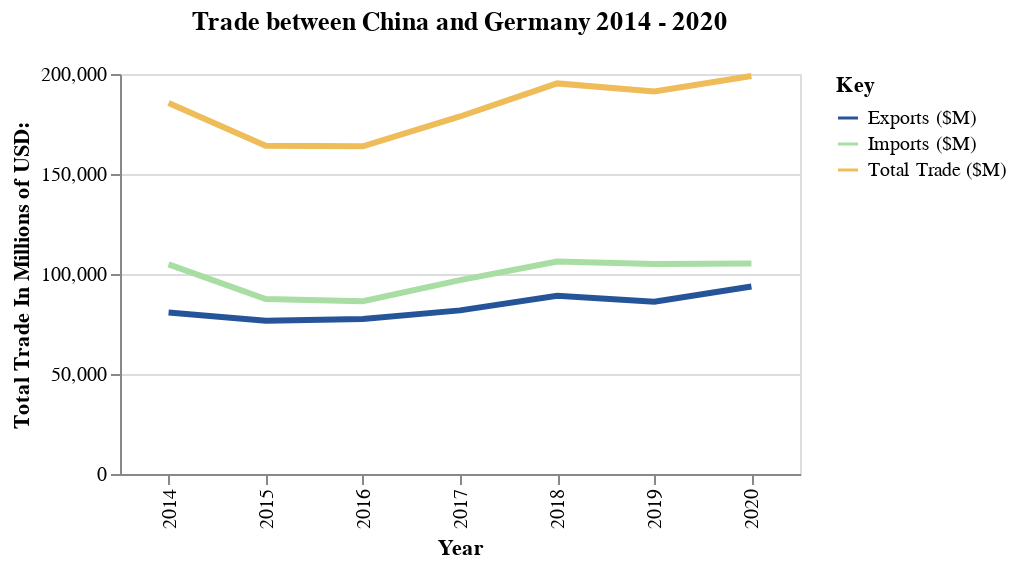

Notebook cell for this chart:
### Code cell
my_altair.get_altaire_line_chart_county_trade_for_matrix("China","Germany")

### Figure 1 — Vega-Lite specification as saved in the notebook (floating-point values rounded to 4 significant figures)
{"config": {"view": {"continuousWidth": 400, "continuousHeight": 300}}, "layer": [{"mark": "line", "encoding": {"color": {"field": "key", "legend": {"title": "Key"}, "scale": {"range": ["#265499", "#A8DDA4", "#EEBC59"]}, "type": "nominal"}, "strokeWidth": {"value": 3}, "x": {"axis": {"title": "Year"}, "field": "year", "type": "ordinal"}, "y": {"axis": {"title": "Total Trade In Millions of USD:"}, "field": "value", "type": "quantitative"}}, "height": 200, "title": "Trade between China and Germany 2014 - 2020", "transform": [{"fold": ["Total Trade ($M)", "Exports ($M)", "Imports ($M)"]}], "width": 340}, {"mark": {"type": "circle", "color": "red", "opacity": 0.0, "size": 1000}, "encoding": {"tooltip": [{"field": "Total Trade ($M)", "format": "$,.0f", "type": "quantitative"}, {"field": "Exports ($M)", "format": "$,.0f", "type": "quantitative"}, {"field": "Imports ($M)", "format": "$,.0f", "type": "quantitative"}], "x": {"axis": {"title": ""}, "field": "year", "type": "ordinal"}, "y": {"axis": {"title": ""}, "field": "value", "type": "quantitative"}}, "transform": [{"fold": ["Total Trade ($M)", "Exports ($M)", "Imports ($M)"]}], "width": 340}], "data": {"name": "data-fbe8142c493ea8fd02e99cbc20acebfe"}, "$schema": "https://vega.github.io/schema/vega-lite/v4.17.0.json", "datasets": {"data-fbe8142c493ea8fd02e99cbc20acebfe": [{"Trading Partner": "Germany", "Total Trade ($M)": 185500.0, "RtW (%)": 4.29, "Exports ($M)": 80760.0, "RtW (%).1": 3.42, "Imports ($M)": 104800.0, "RtW (%).2": 5.34, "Net Exports ($M)": -24020.0, "Exports Ticker": "134D1924 Index", "Imports Ticker": "924D1134 Index", "country": "China", "year": 2014, "country_exchange_rate": 6.143, "trading_partner_exchange_rate": 0.7527}, {"Trading Partner": "Germany", "Total Trade ($M)": 164200.0, "RtW (%)": 4.2, "Exports ($M)": 76690.0, "RtW (%).1": 3.32, "Imports ($M)": 87470.0, "RtW (%).2": 5.46, "Net Exports ($M)": -10780.0, "Exports Ticker": "134D1924 Index", "Imports Ticker": "924D1134 Index", "country": "China", "year": 2015, "country_exchange_rate": 6.227, "trading_partner_exchange_rate": 0.9013}, {"Trading Partner": "Germany", "Total Trade ($M)": 163800.0, "RtW (%)": 4.28, "Exports ($M)": 77460.0, "RtW (%).1": 3.46, "Imports ($M)": 86380.0, "RtW (%).2": 5.43, "Net Exports ($M)": -8919.0, "Exports Ticker": "134D1924 Index", "Imports Ticker": "924D1134 Index", "country": "China", "year": 2016, "country_exchange_rate": 6.644, "trading_partner_exchange_rate": 0.9034}, {"Trading Partner": "Germany", "Total Trade ($M)": 178800.0, "RtW (%)": 4.19, "Exports ($M)": 81820.0, "RtW (%).1": 3.37, "Imports ($M)": 96950.0, "RtW (%).2": 5.29, "Net Exports ($M)": -15130.0, "Exports Ticker": "134D1924 Index", "Imports Ticker": "924D1134 Index", "country": "China", "year": 2017, "country_exchange_rate": 6.759, "trading_partner_exchange_rate": 0.8852}, {"Trading Partner": "Germany", "Total Trade ($M)": 195300.0, "RtW (%)": 4.1, "Exports ($M)": 89090.0, "RtW (%).1": 3.39, "Imports ($M)": 106200.0, "RtW (%).2": 4.98, "Net Exports ($M)": -17120.0, "Exports Ticker": "134D1924 Index", "Imports Ticker": "924D1134 Index", "country": "China", "year": 2018, "country_exchange_rate": 6.616, "trading_partner_exchange_rate": 0.8468}, {"Trading Partner": "Germany", "Total Trade ($M)": 191200.0, "RtW (%)": 4.14, "Exports ($M)": 86170.0, "RtW (%).1": 3.38, "Imports ($M)": 105000.0, "RtW (%).2": 5.08, "Net Exports ($M)": -18860.0, "Exports Ticker": "134D1924 Index", "Imports Ticker": "924D1134 Index", "country": "China", "year": 2019, "country_exchange_rate": 6.908, "trading_partner_exchange_rate": 0.8933}, {"Trading Partner": "Germany", "Total Trade ($M)": 199000.0, "RtW (%)": 4.36, "Exports ($M)": 93730.0, "RtW (%).1": 3.74, "Imports ($M)": 105300.0, "RtW (%).2": 5.11, "Net Exports ($M)": -11560.0, "Exports Ticker": "134D1924 Index", "Imports Ticker": "924D1134 Index", "country": "China", "year": 2020, "country_exchange_rate": 6.901, "trading_partner_exchange_rate": 0.8755}]}}
